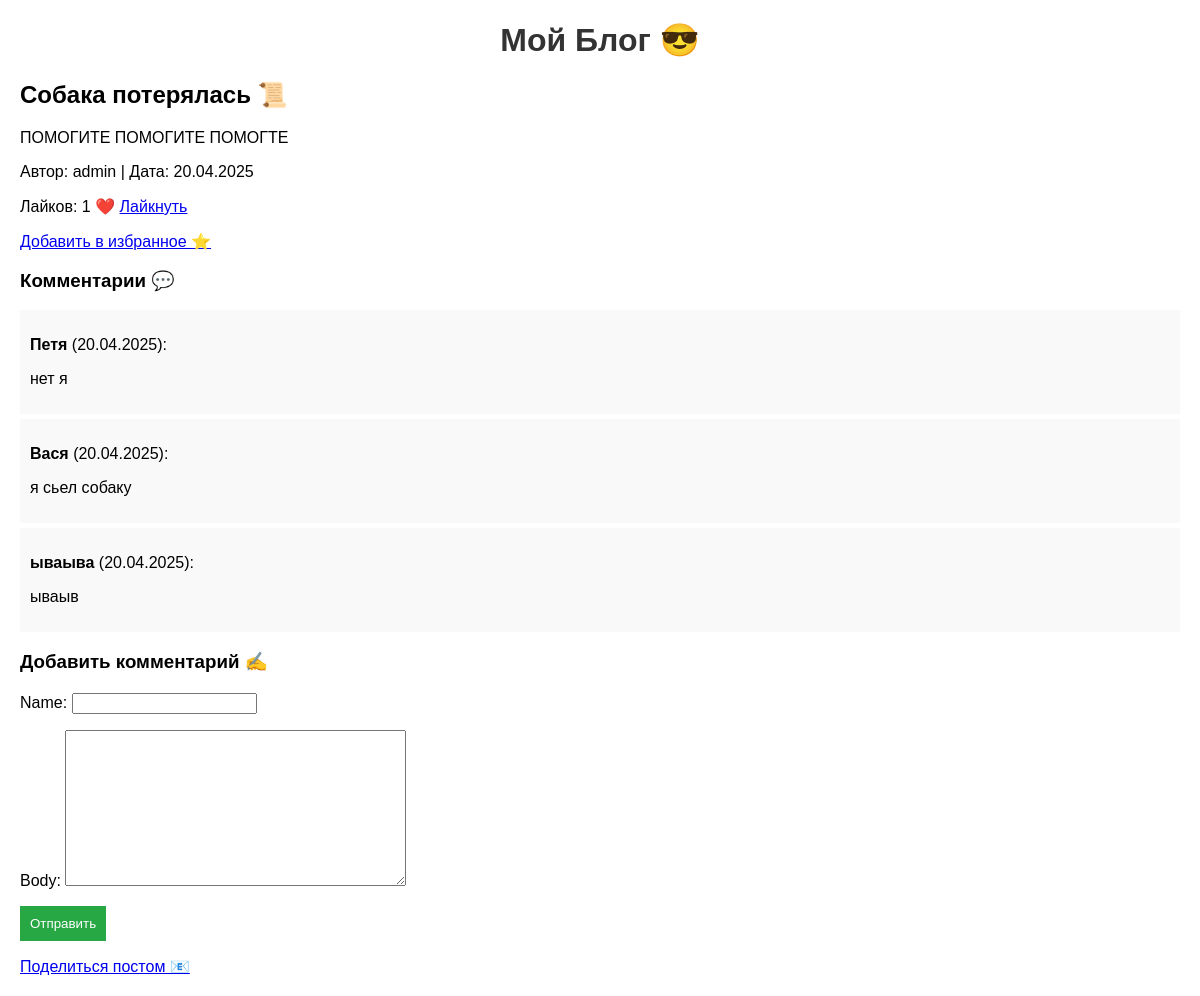
The app's page /post/4/ with its own data.
### blog/models.py (models this page shows, shortened)
class Post(models.Model):
    title = models.CharField(max_length=200)  # Заголовок поста (до 200 букв)
    body = models.TextField()                # Текст поста (любой длины)
    author = models.ForeignKey(
        User, on_delete=models.CASCADE       # Кто написал (если удалить автора, пост тоже удалится)
    )
    created = models.DateTimeField(auto_now_add=True)  # Когда создан (автоматически)
    def like_count(self):
        return self.likes.count()  # Считаем, сколько лайков у поста

class Comment(models.Model):
    post = models.ForeignKey(
        Post, on_delete=models.CASCADE       # К какому посту относится
    )
    name = models.CharField(max_length=80)   # Имя комментатора
    body = models.TextField()                # Текст комментария
    created = models.DateTimeField(auto_now_add=True)  # Когда оставлен

### blog/views.py (the view, shortened to what this page needs)
# urls.py: path('post/<int:id>/', views.post_detail, name='post_detail'),  # Страница поста
def post_detail(request, id):
    post = get_object_or_404(Post, id=id)  # Находим пост по ID или показываем ошибку
    comments = Comment.objects.filter(post=post)  # Все комментарии к посту
    comment_form = CommentForm()  # Пустая форма для нового комментария
    favorites = request.session.get('favorites', [])  # Избранные посты
    return render(request, 'blog/detail.html', {
        'post': post,
        'comments': comments,
        'comment_form': comment_form,
        'favorites': favorites
    })

### blog/forms.py
class CommentForm(forms.ModelForm):
    class Meta:
        model = Comment
        fields = ['name', 'body']  # Только имя и текст

### blog/templates/blog/detail.html (shortened to what this page needs)
{% extends 'blog/base.html' %}
{% block content %}
    <h2>{{ post.title }} 📜</h2>
    <p>{{ post.body }}</p>
    <p>Автор: {{ post.author }} | Дата: {{ post.created|date:"d.m.Y" }}</p>
    <p>Лайков: {{ post.like_count }} ❤️ <a href="/post/{{ post.id }}/like/">Лайкнуть</a></p>
    <p>
        {% if post.id in favorites %}
            <a href="/post/{{ post.id }}/favorite/">Убрать из избранного ⭐</a>
        {% else %}
            <a href="/post/{{ post.id }}/favorite/">Добавить в избранное ⭐</a>
        {% endif %}
    </p>
    <h3>Комментарии 💬</h3>
    {% for comment in comments %}
        <div class="comment">
            <p><strong>{{ comment.name }}</strong> ({{ comment.created|date:"d.m.Y" }}):</p>
            <p>{{ comment.body }}</p>
        </div>
    {% empty %}
        <p>Комментариев пока нет 😕</p>
    {% endfor %}
    <h3>Добавить комментарий ✍️</h3>
    <form method="post">
        {{ comment_form.as_p }}
        <button type="submit">Отправить</button>
    </form>
    <p><a href="/post/{{ post.id }}/share/">Поделиться постом 📧</a></p>
{% endblock %}

### blog/static/css/style.css (style rules this page uses)
body { font-family: Arial, sans-serif; margin: 20px; }
.comment { background: #f9f9f9; padding: 10px; margin: 5px 0; }
form { margin-top: 20px; }
button { background: #28a745; color: white; padding: 10px; border: none; cursor: pointer; }

### records on screen
Post: title "Собака потерялась", body "ПОМОГИТЕ ПОМОГИТЕ ПОМОГТЕ", author "admin", created "20.04.2025", like_count "1"
Comment: name "Петя", created "20.04.2025", body "нет я"
Comment: name "Вася", created "20.04.2025", body "я сьел собаку"
Comment: name "ываыва", created "20.04.2025", body "ываыв"
